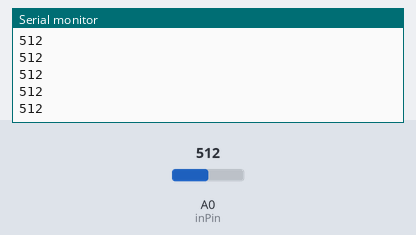
The sketch below on a simulated Arduino Uno, built with avr-gcc and run on an emulated ATmega328P. Parts: the last lines printed to the serial monitor. The test bench sets the inputs (shaded band); at power-on: A0 (inPin) = 512.

Above: at 1.2 s.
1.3 s: A0 (inPin) set to 716
At 1.56 s:
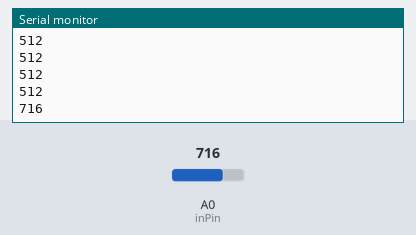
2.8 s: A0 (inPin) set to 900
At 2.96 s:
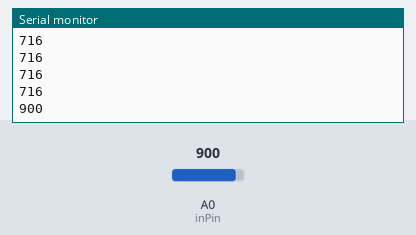
Timing chart, 0 to 5.8 s (numbered marks = the images above; inputs shaded):
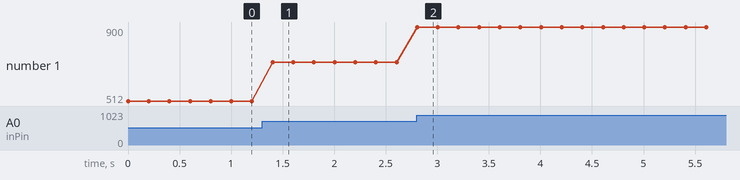

The sketch:

analog_Sensor_Test.ino
```cpp
/*
Reads the input of analog input devices on the A0 pin
*/

const int inPin = A0;

void setup() {
  pinMode(inPin, INPUT);
  Serial.begin(9600);
}

void loop() {
  Serial.println(analogRead(inPin));
  delay(200);
}
```

Measured:
- after the input at 1.3 s, the serial monitor: prints a new line after 0.10 s (image 1)
- after the input at 2.8 s, the serial monitor: prints a new line at once (image 2)
- plotted number 1: 512 → 716 after the input at 1.3 s, 716 → 900 after the input at 2.8 s
